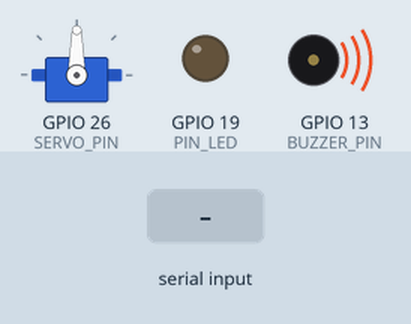
Recording of a program running on a simulated Raspberry Pi (BCM pin numbers). On the bench: servo, output pins drawn as LEDs (lit = HIGH), buzzer (waves = sounding). Inputs (shaded band) come from the test bench. Servo angles are drawn from the pulse width (0.5 ms = 0°, 2.5 ms = 180°); what the program prints to the terminal is not drawn.

Above: at 1.2 s.
1.3 s: "2" typed at the terminal, then Enter
At 2.1 s:
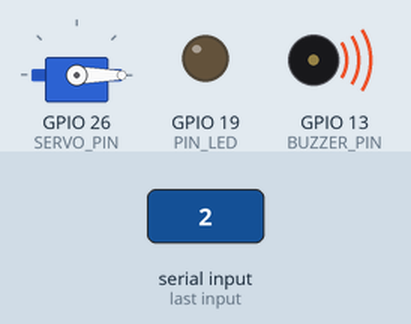
2.8 s: "3" typed at the terminal, then Enter
At 3.2 s:
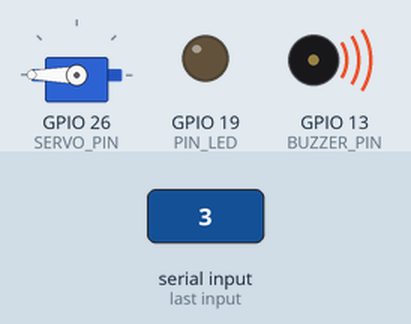
4.3 s: "9" typed at the terminal, then Enter
At 5.6 s:
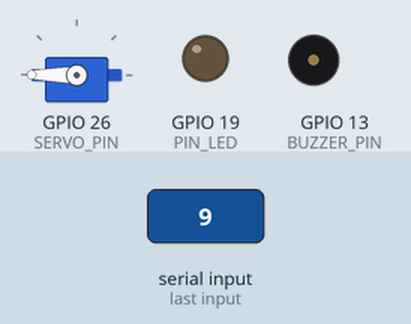
Timing chart, 0 to 7.3 s (numbered marks = the images above; inputs shaded):
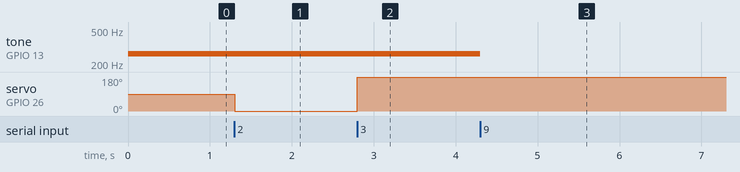

Measured:
- after the input at 1.3 s, servo on GPIO 26 (SERVO_PIN): 90° → 0° at once
- after the input at 2.8 s, servo on GPIO 26 (SERVO_PIN): 0° → 180° at once
- after the input at 4.3 s, tone on GPIO 13 (BUZZER_PIN): 262 Hz → silent at once

The program:

project.py
```python
import RPi.GPIO as GPIO
import time

import board
import busio
import adafruit_adxl34x

PIN_LED = 19
BUZZER_PIN = 13
SERVO_PIN = 26
GPIO.setmode(GPIO.BCM)
GPIO.setup(PIN_LED, GPIO.OUT)
GPIO.setup(BUZZER_PIN, GPIO.OUT)
GPIO.setup(SERVO_PIN, GPIO.OUT)

pwm = GPIO.PWM(BUZZER_PIN, 262)
pwm1 = GPIO.PWM(SERVO_PIN, 50)
pwm.start(10)
pwm1.start(7.5)

melody = [262, 294, 330, 349, 392, 440, 494, 523]

try:
    while True:
        val = input('1: 0도, 2: -90도, 3: +90도, 9: Exit > ')
        if val == '1':
            pwm1.ChangeDutyCycle(7.5)    # 0도
        elif val == '2':
            #pwm.ChangeDutyCycle(5)     # -45도
            pwm1.ChangeDutyCycle(2.5)    # -45도
        elif val == '3':
            #pwm.ChangeDutyCycle(10)    # +45도
            pwm1.ChangeDutyCycle(12.5)   # +90도
        elif val == '9':
            break
finally:
    pwm.stop()
    GPIO.cleanup()

for i in melody:
    pwm.ChangeFrequency(i)
    time.sleep(1)

pwm.stop()

for i in range(10):
    GPIO.output(PIN_LED, GPIO.HIGH)
    print("Led on")
    time.sleep(1)
    GPIO.output(PIN_LED, GPIO.LOW)
    print("Led off")
    time.sleep(1)


GPIO.cleanup()
```
